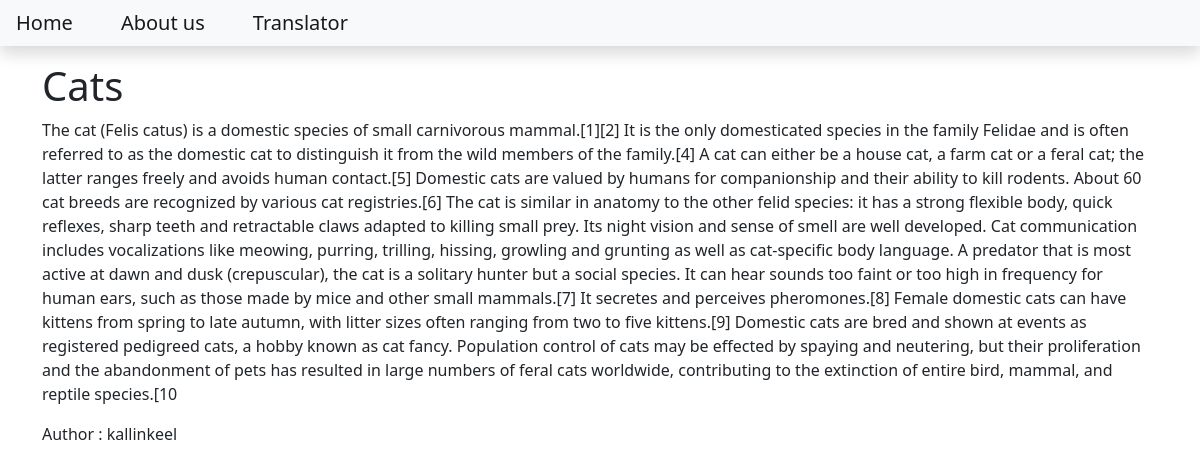
Page /cats on the committed database.
### blog/models.py (models this page shows, shortened)
class Post(models.Model):
    title = models.CharField(max_length=200)
    content = models.TextField()
    date_created = models.DateField(auto_now_add=True)
    slug = models.SlugField(max_length=200, unique=True)
    author = models.ForeignKey(to=User, on_delete=models.CASCADE)
    status = models.IntegerField(choices=STATUS, default=0)

### blog/views.py (the view)
# urls.py: path("<slug:slug>", views.BlogView.as_view(), name="blog_view"),
class BlogView(generic.DetailView):
    model = Post
    template_name = "blog.html"

### templates/blog.html
{% extends 'base.html' %}
{% block content %}
        <div class="container">
        <h1>{{object.title}}</h1>
        <p>{{object.content}}</p>
        <p>Author : {{object.author}}</p>
        </div>
{% endblock content %}

### rows in the picture
Post: title "Cats", content "The cat (Felis catus) is a domestic species of small carnivorous mammal.[1][2] It is the only domesticated species in the family Felidae and is often referred to as the domestic cat to distinguish it from the wild members of the family.[4] A cat can either be a house cat, a farm cat or a feral cat; the latter ranges freely and avoids human contact.[5] Domestic cats are valued by humans for companionship and their ability to kill rodents. About 60 cat breeds are recognized by various cat registries.[6] The cat is similar in anatomy to the other felid species: it has a strong flexible body, quick reflexes, sharp teeth and retractable claws adapted to killing small prey. Its night vision and…", author "kallinkeel"
